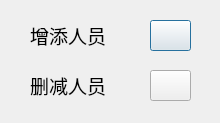
<?xml version="1.0" encoding="UTF-8"?>
<ui version="4.0">
 <class>Dialog</class>
 <widget class="QDialog" name="Dialog">
  <property name="geometry">
   <rect>
    <x>0</x>
    <y>0</y>
    <width>220</width>
    <height>123</height>
   </rect>
  </property>
  <property name="windowTitle">
   <string>add/del</string>
  </property>
  <widget class="QLabel" name="label">
   <property name="geometry">
    <rect>
     <x>30</x>
     <y>20</y>
     <width>111</width>
     <height>31</height>
    </rect>
   </property>
   <property name="font">
    <font>
     <family>Agency FB</family>
     <pointsize>14</pointsize>
    </font>
   </property>
   <property name="text">
    <string>增添人员</string>
   </property>
  </widget>
  <widget class="QLabel" name="label_2">
   <property name="geometry">
    <rect>
     <x>30</x>
     <y>70</y>
     <width>111</width>
     <height>31</height>
    </rect>
   </property>
   <property name="font">
    <font>
     <family>Agency FB</family>
     <pointsize>14</pointsize>
    </font>
   </property>
   <property name="text">
    <string>删减人员</string>
   </property>
  </widget>
  <widget class="QPushButton" name="pushButton">
   <property name="geometry">
    <rect>
     <x>150</x>
     <y>20</y>
     <width>41</width>
     <height>31</height>
    </rect>
   </property>
   <property name="text">
    <string/>
   </property>
  </widget>
  <widget class="QPushButton" name="pushButton_2">
   <property name="geometry">
    <rect>
     <x>150</x>
     <y>70</y>
     <width>41</width>
     <height>31</height>
    </rect>
   </property>
   <property name="text">
    <string/>
   </property>
  </widget>
 </widget>
 <resources/>
 <connections/>
</ui>
